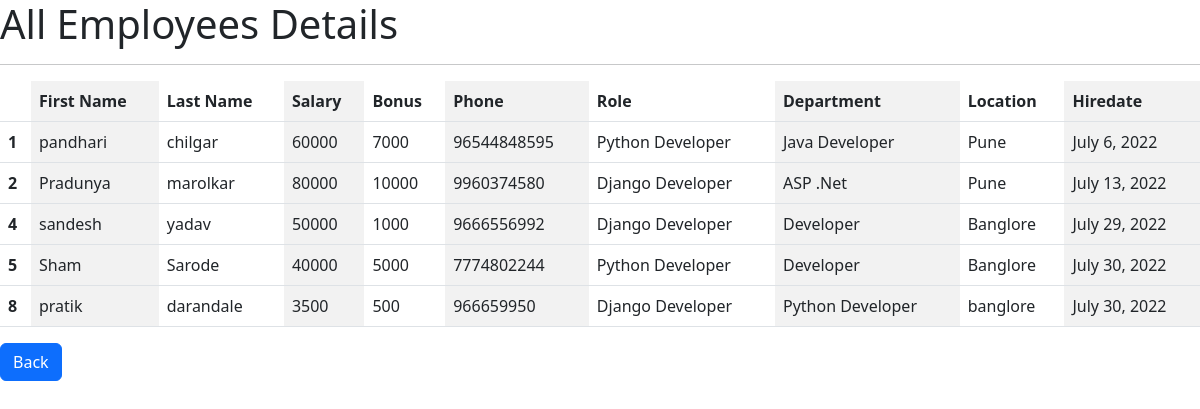
The page /allemp on the database as committed earlier.
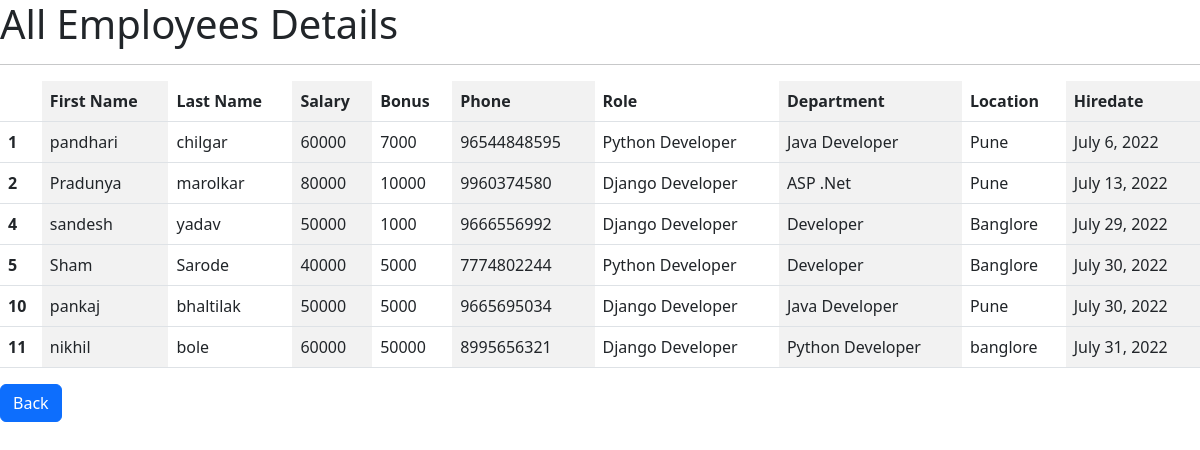
The same page on the database as committed later.
### empapp/models.py (models this page shows, shortened)
class Employee(models.Model):
    firstname = models.CharField(max_length=100, null=False)
    lastname = models.CharField(max_length=100)
    dept = models.ForeignKey(Department, on_delete=models.CASCADE)
    salary = models.IntegerField(default=0)
    bonus = models.IntegerField(default=0)
    role = models.ForeignKey(Role, on_delete=models.CASCADE)
    phone = models.IntegerField(default=0)
    hiredate = models.DateField()
    def __str__(self):
        return "%s %s %s" % (self.firstname, self.lastname, self.phone)

class Role(models.Model):
    name = models.CharField(max_length=100, null=False)

class Department(models.Model):
    name = models.CharField(max_length=100, null=False)
    location = models.CharField(max_length=100)

### empapp/views.py (the view)
# urls.py: path('allemp', views.allemp, name='allemp'),
def allemp(request):
    emps = Employee.objects.all()
    context = {
        'emps':emps
    }
    print(context)
    return render(request,'allemp.html',context)

### empapp/templates/allemp.html (shortened to what this page needs)
<!DOCTYPE html>
<html lang="en">
<head>
    <link href="https://cdn.jsdelivr.net/npm/bootstrap@5.2.0/dist/css/bootstrap.min.css" rel="stylesheet">
</head>
<body>
<h1>All Employees Details</h1>
<table class="table table-striped-columns" >
    <hr>
        <thead>
        <tr>
            <th scope="col"></th>
            <th scope="col"> First Name</th>
            <th scope="col"> Last Name</th>
            <th scope="col"> Salary</th>
            <th scope="col"> Bonus</th>
            <th scope="col"> Phone</th>
            <th scope="col"> Role</th>
            <th scope="col"> Department</th>
            <th scope="col"> Location</th>
            <th scope="col"> Hiredate</th>
        </tr>
        </thead>
        {% for emp in emps %}
        <tbody>
        <tr>
            <th scope="row"> {{emp.id}}</th>
            <td> {{emp.firstname}}</td>
            <td> {{emp.lastname}}</td>
            <td> {{emp.salary}}</td>
            <td> {{emp.bonus}}</td>
            <td> {{emp.phone}}</td>
            <td> {{emp.role.name}}</td>
            <td> {{emp.dept.name}}</td>
            <td> {{emp.dept.location}}</td>
            <td> {{emp.hiredate}}</td>
        </tr>
        </tbody>
        {% endfor %}
    </table>
    <a class="btn btn-primary" href="/" role="button">Back</a>
</body>
</html>

Rows that differ between the two databases and show on the page:
removed Employee: id "8", firstname "pratik", lastname "darandale", salary "3500", bonus "500", phone "966659950", role.name "Django Developer", dept.name "Python Developer", dept.location "banglore", hiredate "July 30, 2022"
added Employee: id "10", firstname "pankaj", lastname "bhaltilak", salary "50000", bonus "5000", phone "9665695034", role.name "Django Developer", dept.name "Java Developer", dept.location "Pune", hiredate "July 30, 2022"
added Employee: id "11", firstname "nikhil", lastname "bole", salary "60000", bonus "50000", phone "8995656321", role.name "Django Developer", dept.name "Python Developer", dept.location "banglore", hiredate "July 31, 2022"
